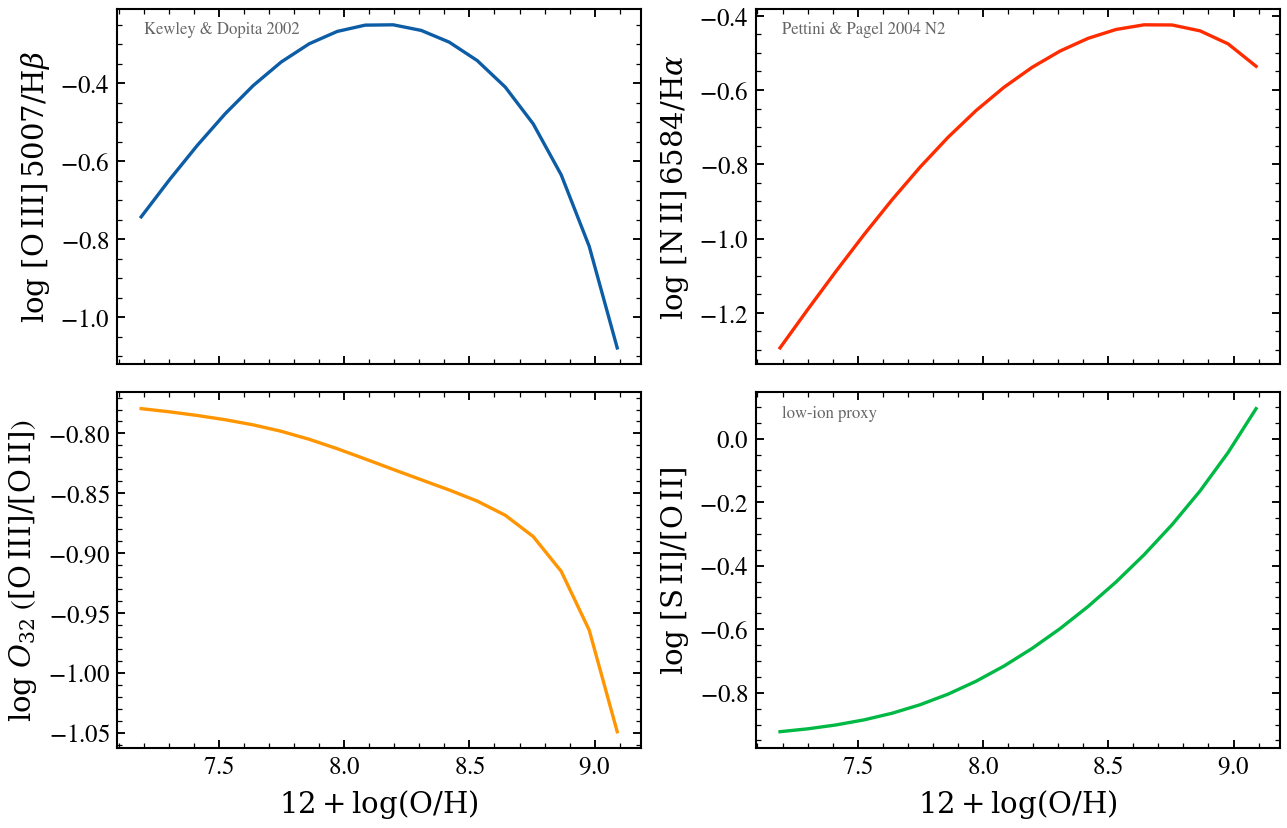

Recreate this plot in Python.
"""
Strong-line gas-phase metallicity diagnostics
==============================================

Four widely-used optical strong-line metallicity diagnostics
evaluated across the Cue ``logZ_gas`` prior. Each one carries a
different systematic — Pettini & Pagel 2004 O3N2 saturates at high
Z, the R23 ratio is double-valued, N2 (Marino+2013) is monotonic
but small dynamic range, and the [Ne III]/[O II] diagnostic is
weakly Z-dependent.

This is the diagnostic family every observer chooses between when
converting line ratios to a 12 + log(O/H) on a sample.
"""

import os

os.environ["TF_CPP_MIN_LOG_LEVEL"] = "2"  # suppress XLA/PjRt C++ INFO+WARNING logs

import warnings

import jax
import jax.numpy as jnp
import matplotlib.pyplot as plt
import numpy as np

import tengri
from tengri.analysis.plotting import setup_style

setup_style()
warnings.filterwarnings("ignore", message=".*BakedInBackend.*")

SSP = tengri.load_ssp("fsps_prsc_miles_chabrier")
model = tengri.SEDModel.build(
    SSP,
    sfh={
        "type": "dpl",
        "*": tengri.FIXED,
        "tau_gyr": 0.05,
        "log_total_mass": 10.0,
        "alpha": 4.0,
        "beta": 2.0,
    },
    dust={"type": "two_component", "*": tengri.FIXED, "tau_diff": 0.0, "tau_bc": 0.0},
    neb={"type": "cue", "*": tengri.FIXED, "logZ_gas": tengri.Uniform(-2.0, 0.5)},
    redshift=tengri.Fixed(0.0),
)
baseline = dict(model.spec.sample(jax.random.PRNGKey(0)))

z_grid = np.linspace(-1.5, 0.4, 18)
o3, n2_ha, hb, oii, ne3, sii = [np.empty_like(z_grid) for _ in range(6)]

for i, z in enumerate(z_grid):
    p = {**baseline, "neb_logZ_gas": jnp.float64(z)}
    L = model.predict_emission_lines(p)
    o3[i] = float(L.oiii_5007)
    n2_ha[i] = float(L.nii_6584 / L.halpha)
    hb[i] = float(L.hbeta)
    oii[i] = float(L.oii)
    ne3[i] = float(L.civ_1549)  # use CIV as alt high-ion probe
    sii[i] = float(L.sii_6717 + L.sii_6731)

# Convert log Z/Zsun to 12 + log(O/H), assuming 8.69 at solar
twelve_oh = 8.69 + z_grid

fig, axes = plt.subplots(
    2, 2, figsize=(10.0, 6.4), sharex=True, gridspec_kw={"hspace": 0.08, "wspace": 0.22}
)
ax_o3hb, ax_n2, ax_o32, ax_n2o2 = axes.ravel()

ax_o3hb.plot(twelve_oh, np.log10(o3 / hb), color="C0", lw=1.6)
ax_o3hb.set_ylabel(r"$\log\,[\mathrm{O\,III}]\,5007 / \mathrm{H}\beta$")
ax_o3hb.text(
    0.05, 0.93, "Kewley & Dopita 2002", transform=ax_o3hb.transAxes, fontsize=8, color="0.4"
)

ax_n2.plot(twelve_oh, np.log10(n2_ha), color="C3", lw=1.6)
ax_n2.set_ylabel(r"$\log\,[\mathrm{N\,II}]\,6584 / \mathrm{H}\alpha$")
ax_n2.text(
    0.05, 0.93, "Pettini & Pagel 2004 N2", transform=ax_n2.transAxes, fontsize=8, color="0.4"
)

ax_o32.plot(twelve_oh, np.log10(o3 / oii), color="C2", lw=1.6)
ax_o32.set_ylabel(r"$\log\,O_{32}$ ($[\mathrm{O\,III}]/[\mathrm{O\,II}]$)")
ax_o32.set_xlabel(r"$12 + \log(\mathrm{O/H})$")

ax_n2o2.plot(twelve_oh, np.log10(np.maximum(sii / oii, 1e-3)), color="C1", lw=1.6)
ax_n2o2.set_ylabel(r"$\log\,[\mathrm{S\,II}]/[\mathrm{O\,II}]$")
ax_n2o2.set_xlabel(r"$12 + \log(\mathrm{O/H})$")
ax_n2o2.text(0.05, 0.93, "low-ion proxy", transform=ax_n2o2.transAxes, fontsize=8, color="0.4")

plt.savefig("plot_strong_line_metallicity_diagnostics.png", dpi=150, bbox_inches="tight")
